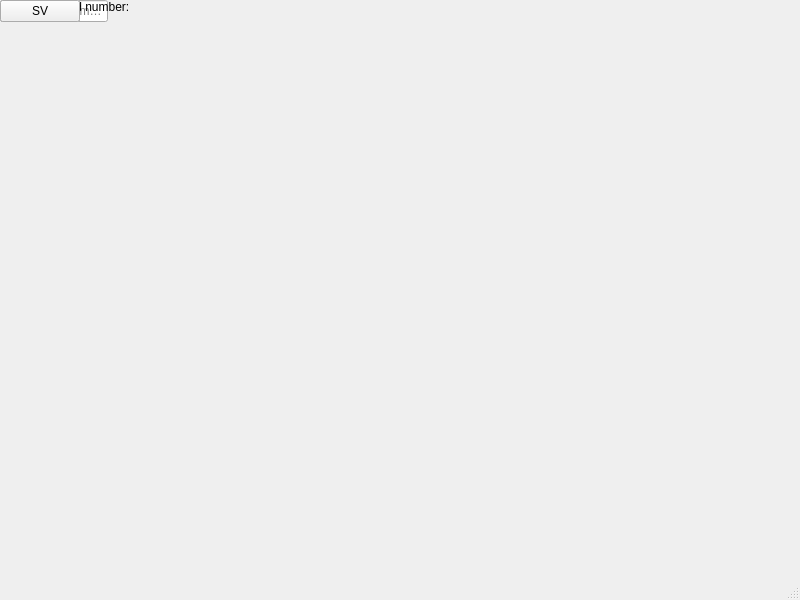
<?xml version="1.0" encoding="UTF-8"?>
<ui version="4.0">
 <class>MainWindow</class>
 <widget class="QMainWindow" name="MainWindow">
  <property name="geometry">
   <rect>
    <x>0</x>
    <y>0</y>
    <width>800</width>
    <height>600</height>
   </rect>
  </property>
  <property name="windowTitle">
   <string>MainWindow</string>
  </property>
  <widget class="QWidget" name="centralwidget">
   <widget class="QStackedWidget" name="stackedWidget">
    <property name="geometry">
     <rect>
      <x>0</x>
      <y>0</y>
      <width>800</width>
      <height>600</height>
     </rect>
    </property>
    <widget class="QWidget" name="page">
     <widget class="QPushButton" name="btnStart">
      <property name="text">
       <string>Start</string>
      </property>
     </widget>
     <widget class="QLineEdit" name="textCardNum">
      <property name="placeholderText">
       <string>Enter Card Number</string>
      </property>
     </widget>
     <widget class="QLabel" name="textEnterCardNum">
      <property name="text">
       <string>Enter your card number:</string>
      </property>
     </widget>
     <widget class="QLabel" name="textCardNumInfo">
      <property name="text">
       <string></string>
      </property>
     </widget>
    </widget>
    <widget class="QWidget" name="page_2">
     <widget class="QPushButton" name="btnCreditAcc">
      <property name="text">
       <string>Credit Account</string>
      </property>
     </widget>
     <widget class="QPushButton" name="btnDebitAcc">
      <property name="text">
       <string>Debit Account</string>
      </property>
     </widget>
    </widget>
    <widget class="QWidget" name="page_3">
     <widget class="QLabel" name="textWelcomeDebit">
      <property name="text">
       <string>Welcome to your Debit Account</string>
      </property>
     </widget>
     <widget class="QLabel" name="textBalanceDebit">
      <property name="text">
       <string>Your Balance:</string>
      </property>
     </widget>
     <widget class="QLabel" name="textBalanceNumDebit">
      <property name="text">
       <string>0.00</string>
      </property>
     </widget>
     <widget class="QPushButton" name="btnDepositDebit">
      <property name="text">
       <string>Deposit</string>
      </property>
     </widget>
     <widget class="QPushButton" name="btnTransactionsDebit">
      <property name="text">
       <string>Transactions</string>
      </property>
     </widget>
     <widget class="QPushButton" name="btnWithdrawDebit">
      <property name="text">
       <string>Withdraw</string>
      </property>
     </widget>
     <widget class="QLabel" name="textIbanDebit">
      <property name="text">
       <string>IBAN:</string>
      </property>
     </widget>
     <widget class="QLabel" name="label_2">
      <property name="text">
       <string></string>
      </property>
     </widget>
     <widget class="QLabel" name="textFnameDebit">
      <property name="text">
       <string></string>
      </property>
     </widget>
    </widget>
    <widget class="QWidget" name="page_4">
     <widget class="QLabel" name="textWelcomeCredit">
      <property name="text">
       <string>Welcome to your Credit Account</string>
      </property>
     </widget>
     <widget class="QPushButton" name="btnWithdrawCredit">
      <property name="text">
       <string>Withdraw</string>
      </property>
     </widget>
     <widget class="QLabel" name="textBalanceCredit">
      <property name="text">
       <string>Your Balance:</string>
      </property>
     </widget>
     <widget class="QPushButton" name="btnDepositCredit">
      <property name="text">
       <string>Deposit</string>
      </property>
     </widget>
     <widget class="QPushButton" name="btnTransactionsCredit">
      <property name="text">
       <string>Transactions</string>
      </property>
     </widget>
     <widget class="QLabel" name="textIbanCredit">
      <property name="text">
       <string>IBAN:</string>
      </property>
     </widget>
    </widget>
    <widget class="QWidget" name="page_5">
    </widget>
    <widget class="QWidget" name="page_6">
    </widget>
    <widget class="QWidget" name="page_7">
    </widget>
    <widget class="QWidget" name="page_8">
    </widget>
    <widget class="QWidget" name="page_9">
    </widget>
    <widget class="QWidget" name="page_10">
    </widget>
   </widget>
   <widget class="QPushButton" name="btnExit">
    <property name="text">
     <string>Exit</string>
    </property>
   </widget>
   <widget class="QPushButton" name="btnReturn">
    <property name="text">
     <string>Return</string>
    </property>
   </widget>
   <widget class="QPushButton" name="btnFi">
    <property name="text">
     <string>FI</string>
    </property>
   </widget>
   <widget class="QPushButton" name="btnEn">
    <property name="text">
     <string>EN</string>
    </property>
   </widget>
   <widget class="QPushButton" name="btnSv">
    <property name="text">
     <string>SV</string>
    </property>
   </widget>
  </widget>
  <widget class="QMenuBar" name="menubar">
   <property name="geometry">
    <rect>
     <x>0</x>
     <y>0</y>
     <width>800</width>
     <height>22</height>
    </rect>
   </property>
  </widget>
  <widget class="QStatusBar" name="statusbar"/>
 </widget>
 <resources/>
 <connections/>
</ui>
